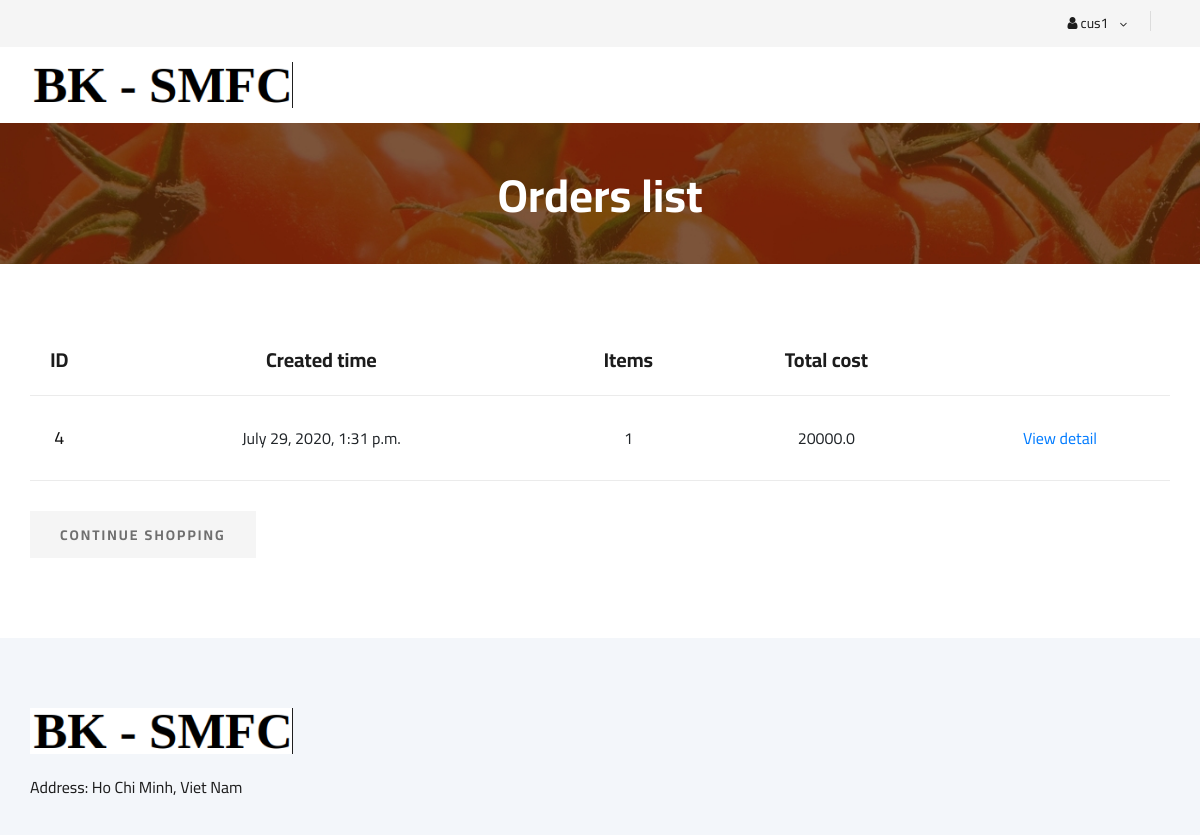
The app's page /customer/view-orders-list/ (signed in) with its own data.
### model/models/user.py (models this page shows)
class User(AbstractUser):
    type_account = models.CharField(max_length=50)

### model/models/order.py (models this page shows)
class Order(models.Model):
    customer = models.ForeignKey(Customer, on_delete=models.CASCADE)
    created = models.DateTimeField()
    @property
    def total_cost(self):
        all_items = OrderItem.objects.filter(order=self)
        sum = 0
        for item in all_items:
            sum = sum + item.total_price
        return round(sum, 4)
    @property
    def num_of_items(self):
        return OrderItem.objects.filter(order=self).count()
    class Meta:
        verbose_name = 'Orders'
        verbose_name_plural = 'Orders'

class OrderItem(models.Model):
    order = models.ForeignKey(Order, on_delete=models.CASCADE)
    food = models.ForeignKey(Food, on_delete=models.CASCADE)
    quantity = models.IntegerField(default=0)
    created = models.DateTimeField()
    status = models.CharField(max_length=50, default='pending')
    @property
    def total_price(self):
        return round(self.food.price*self.quantity, 4)
    class Meta:
        verbose_name = 'OrderItems'
        verbose_name_plural = 'OrderItems'

### model/models/food.py (models this page shows, shortened)
class Food(models.Model):
    category = models.ForeignKey(Category, on_delete=models.CASCADE, blank=True)
    name = models.CharField(max_length=100)
    vendor = models.ForeignKey(Vendor, on_delete=models.CASCADE)
    description = models.TextField(blank=True, max_length=256)
    price = models.FloatField(default=0)
    image = models.ImageField(upload_to='food_images/%Y/%m/%d', blank=True)
    class Meta:
        verbose_name = 'Foods'
        verbose_name_plural = 'Foods'

### customer/views.py (the view)
# urls.py: path('view-orders-list/', ViewOrdersList ,name='view-orders-list'),
def ViewOrdersList(request):
    context = {
        'orders': OrderManagement.get_orders_list(customer=request.user.customer)
    }
    return render(request, 'order/view-orders-list.html', context)

### customer/order.py (called while the page is built)
    def get_orders_list(customer):
        return Order.objects.filter(customer=customer)

### templates/order/view-orders-list.html (shortened to what this page needs)
{% extends 'order/base.html' %}
{% block BreadcrumbTitle%}
    <h2>Orders list</h2>
{% endblock %}
{% block content %}
    <section class="shoping-cart spad">
        {% if orders %}
            <div class="container">
                <div class="row">
                    <div class="col-lg-12">
                        <div class="shoping__cart__table">
                            <table>
                                <thead>
                                    <tr>
                                        <th>ID</th>
                                        <th>Created time</th>
                                        <th>Items</th>
                                        <th>Total cost</th>
                                        <th></th>
                                    </tr>
                                </thead>
                                <tbody>
                                    {% for order in orders %}
                                        <tr>
                                            <td>
                                                <h5>{{order.id}}</h5>
                                            </td>
                                            <td>
                                                {{order.created}}
                                            </td>
                                            <td>
                                                {{order.num_of_items}}
                                            </td>
                                            <td>
                                                {{order.total_cost}}
                                            </td>
                                            <td>
                                                <a href="{% url 'customer:view-order-detail' order.id %}">
                                                    <span>View detail</span>
                                                </a>
                                            </td>
                                        </tr>
                                    {% endfor %}
                                </tbody>
                            </table>
                        </div>
                    </div>
                </div>
                <div class="row">
                    <div class="col-lg-12">
                        <div class="shoping__cart__btns">
                            <a href="{% url 'customer:view-menu' %}" class="primary-btn cart-btn">CONTINUE SHOPPING</a>
                        </div>
                    </div>
                </div>
            </div>
        {% endif %}
    </section>
{% endblock %}

### templates/order/base.html (shortened to what this page needs)
{% load static %}
<!DOCTYPE html>
<html lang="zxx">
<head>
    <link rel="stylesheet" href="{% static 'order/css/bootstrap.min.css' %}" type="text/css">
    <link rel="stylesheet" href="{% static 'order/css/font-awesome.min.css' %}" type="text/css">
    <link rel="stylesheet" href="{% static 'order/css/elegant-icons.css' %}" type="text/css">
    <link rel="stylesheet" href="{% static 'order/css/nice-select.css' %}" type="text/css">
    <link rel="stylesheet" href="{% static 'order/css/jquery-ui.min.css' %}" type="text/css">
    <link rel="stylesheet" href="{% static 'order/css/owl.carousel.min.css' %}" type="text/css">
    <link rel="stylesheet" href="{% static 'order/css/slicknav.min.css' %}" type="text/css">
    <link rel="stylesheet" href="{% static 'order/css/style.css' %}" type="text/css">
</head>
<body>
    <header class="header">
        <div class="header__top">
            <div class="container">
                <div class="row">
                    <div class="col-lg-6">
                        <div class="header__top__left">
                        </div>
                    </div>
                    <div class="col-lg-6">
                        <div class="header__top__right">
                            {% if request.user.is_authenticated %}
                                <div class="header__top__right__language">
                                    <div> <i class="fa fa-user"></i> {{request.user.username}} </div>
                                    <span class="arrow_carrot-down"></span>
                                </div>
                            {% else %}
                                <div class="header__top__right__auth">
                                    <a href="{% url 'authenticate:get_login' %}"><i class="fa fa-user"></i> Login</a>
                                </div>
                            {% endif %}
                        </div>
                    </div>
                </div>
            </div>
        </div>
        <div class="container">
            <div class="row">
                <div class="col-lg-3">
                    <div class="header__logo">
                        <a href="{% url 'customer:view-menu' %}"> <img src="{% static 'order/img/logo1.png' %}" alt=""> </a>
                    </div>
                </div>
                <div class="col-lg-6">
                    <nav class="header__menu">
                    </nav>
                </div>
            </div>
        </div>
    </header>
    <section class="breadcrumb-section set-bg" data-setbg="{% static 'order/img/breadcrumb.jpg' %}">
        <div class="container">
            <div class="row">
                <div class="col-lg-12 text-center">
                    <div class="breadcrumb__text">
                        {% block BreadcrumbTitle%}{% endblock %}
                    </div>
                </div>
            </div>
        </div>
    </section>
    {% block content %}
    {% endblock %}
    <footer class="footer spad">
        <div class="container">
            <div class="row">
                <div class="col-lg-3 col-md-6 col-sm-6">
                    <div class="footer__about">
                        <div class="footer__about__logo">
                            <a href="{% url 'customer:view-menu' %}"><img src="{% static 'order/img/logo1.png' %}" alt=""></a>
                        </div>
                        <ul>
                            <li>Address: Ho Chi Minh, Viet Nam</li>
                        </ul>
                    </div>
                </div>
            </div>
        </div>
    </footer>
</body>
</html>

### static/order/css/style.css (style rules this page uses)
html, body { height: 100%; font-family: "Cairo", sans-serif; -webkit-font-smoothing: antialiased; font-smoothing: antialiased; }
h1, h2, h3, h4, h5, h6 { margin: 0; color: #111111; font-weight: 400; font-family: "Cairo", sans-serif; }
h2 { font-size: 36px; }
h5 { font-size: 18px; }
img { max-width: 100%; }
ul, ol { padding: 0; margin: 0; }
.set-bg { background-repeat: no-repeat; background-size: cover; background-position: top center; }
.spad { padding-top: 100px; padding-bottom: 100px; }
.primary-btn { display: inline-block; font-size: 14px; padding: 10px 28px 10px; color: #ffffff; text-transform: uppercase; font-weight: 700; background: #7fad39; letter-spacing: 2px; }
.header__top { background: #f5f5f5; }
.header__top__left { padding: 10px 0 13px; }
.header__top__right { text-align: right; padding: 10px 0 13px; }
.header__top__right__language { position: relative; display: inline-block; margin-right: 40px; cursor: pointer; }
.header__top__right__language:after { position: absolute; right: -21px; top: 1px; height: 20px; width: 1px; background: #000000; opacity: 0.1; content: ""; }
.header__top__right__language div { font-size: 14px; color: #1c1c1c; display: inline-block; margin-right: 4px; }
.header__top__right__language span { font-size: 14px; color: #1c1c1c; position: relative; top: 2px; }
.header__logo { padding: 15px 0; }
.header__logo a { display: inline-block; }
.header__menu { padding: 24px 0; }
.breadcrumb-section { display: flex; align-items: center; padding: 45px 0 40px; }
.breadcrumb__text h2 { font-size: 46px; color: #ffffff; font-weight: 700; }
.shoping-cart { padding-top: 80px; padding-bottom: 80px; }
.shoping__cart__table { margin-bottom: 30px; }
.shoping__cart__table table { width: 100%; text-align: center; }
.shoping__cart__table table thead tr { border-bottom: 1px solid #ebebeb; }
.shoping__cart__table table thead th { font-size: 20px; font-weight: 700; color: #1c1c1c; padding-bottom: 20px; }
.shoping__cart__table table tbody tr td { padding-top: 30px; padding-bottom: 30px; border-bottom: 1px solid #ebebeb; }
.primary-btn.cart-btn { color: #6f6f6f; padding: 14px 30px 12px; background: #f5f5f5; }
.footer { background: #F3F6FA; padding-top: 70px; padding-bottom: 0; }
.footer__about { margin-bottom: 30px; }
.footer__about ul li { font-size: 16px; color: #1c1c1c; line-height: 36px; list-style: none; }
.footer__about__logo { margin-bottom: 15px; }
.footer__about__logo a { display: inline-block; }
@media only screen and (min-width: 1200px) { .container { max-width: 1170px; } }

### records on screen
User: user.username "cus1"
Order: id "4", created "July 29, 2020, 1:31 p.m.", num_of_items "1", total_cost "20000.0"
